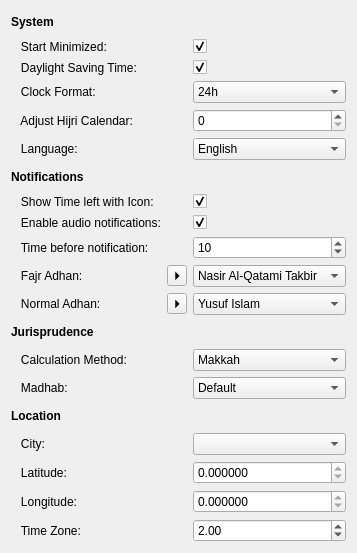
          <widget class="QWidget" name="scrollAreaWidgetContents">
           <property name="geometry">
            <rect>
             <x>0</x>
             <y>0</y>
             <width>356</width>
             <height>553</height>
            </rect>
           </property>
           <layout class="QGridLayout" name="gridLayout_2">
            <item row="0" column="0" colspan="3">
             <widget class="QLabel" name="sSystem">
              <property name="font">
               <font>
                <bold>true</bold>
               </font>
              </property>
              <property name="text">
               <string>System</string>
              </property>
             </widget>
            </item>
            <item row="20" column="0">
             <widget class="QLabel" name="sTZ">
              <property name="text">
               <string>   Time Zone:</string>
              </property>
             </widget>
            </item>
            <item row="15" column="0">
             <widget class="QLabel" name="sMadhab">
              <property name="text">
               <string>   Madhab:</string>
              </property>
             </widget>
            </item>
            <item row="3" column="0">
             <widget class="QLabel" name="sDST">
              <property name="text">
               <string>   Daylight Saving Time:</string>
              </property>
             </widget>
            </item>
            <item row="4" column="0">
             <widget class="QLabel" name="sCF">
              <property name="text">
               <string>   Clock Format:</string>
              </property>
             </widget>
            </item>
            <item row="6" column="0">
             <widget class="QLabel" name="sL">
              <property name="text">
               <string>   Language:</string>
              </property>
             </widget>
            </item>
            <item row="6" column="2">
             <widget class="QComboBox" name="sLc">
              <item>
               <property name="text">
                <string>English</string>
               </property>
              </item>
              <item>
               <property name="text">
                <string>Arabic</string>
               </property>
              </item>
              <item>
               <property name="text">
                <string>French</string>
               </property>
              </item>
              <item>
               <property name="text">
                <string>Spanish</string>
               </property>
              </item>
             </widget>
            </item>
            <item row="14" column="2">
             <widget class="QComboBox" name="sCMc">
              <item>
               <property name="text">
                <string>Makkah</string>
               </property>
              </item>
              <item>
               <property name="text">
                <string>Egypt</string>
               </property>
              </item>
              <item>
               <property name="text">
                <string>Karachi</string>
               </property>
              </item>
              <item>
               <property name="text">
                <string>ISNA</string>
               </property>
              </item>
              <item>
               <property name="text">
                <string>MWL</string>
               </property>
              </item>
             </widget>
            </item>
            <item row="19" column="2">
             <widget class="QDoubleSpinBox" name="sLongituded">
              <property name="readOnly">
               <bool>true</bool>
              </property>
              <property name="decimals">
               <number>6</number>
              </property>
              <property name="minimum">
               <double>-99.000000000000000</double>
              </property>
             </widget>
            </item>
            <item row="18" column="2">
             <widget class="QDoubleSpinBox" name="sLatituded">
              <property name="readOnly">
               <bool>true</bool>
              </property>
              <property name="decimals">
               <number>6</number>
              </property>
              <property name="minimum">
               <double>-99.000000000000000</double>
              </property>
             </widget>
            </item>
            <item row="5" column="0">
             <widget class="QLabel" name="sAHC">
              <property name="text">
               <string>   Adjust Hijri Calendar:</string>
              </property>
             </widget>
            </item>
            <item row="11" column="2">
             <widget class="QComboBox" name="sFAc">
              <item>
               <property name="text">
                <string>Nasir Al-Qatami Takbir</string>
               </property>
              </item>
              <item>
               <property name="text">
                <string>Muhammad Muhsen</string>
               </property>
              </item>
              <item>
               <property name="text">
                <string>Azzam Douik Takbir</string>
               </property>
              </item>
              <item>
               <property name="text">
                <string>Mishary Al-Afasy</string>
               </property>
              </item>
              <item>
               <property name="text">
                <string>Azzam Douik</string>
               </property>
              </item>
             </widget>
            </item>
            <item row="12" column="1">
             <widget class="QToolButton" name="sNAt">
              <property name="text">
               <string>⏵</string>
              </property>
             </widget>
            </item>
            <item row="12" column="0">
             <widget class="QLabel" name="sNA">
              <property name="text">
               <string>   Normal Adhan:</string>
              </property>
             </widget>
            </item>
            <item row="5" column="2">
             <widget class="QSpinBox" name="sAHCs">
              <property name="layoutDirection">
               <enum>Qt::LeftToRight</enum>
              </property>
              <property name="alignment">
               <set>Qt::AlignLeading|Qt::AlignLeft|Qt::AlignVCenter</set>
              </property>
             </widget>
            </item>
            <item row="7" column="0">
             <widget class="QLabel" name="sNotifications">
              <property name="font">
               <font>
                <bold>true</bold>
               </font>
              </property>
              <property name="text">
               <string>Notifications</string>
              </property>
             </widget>
            </item>
            <item row="11" column="0">
             <widget class="QLabel" name="sFA">
              <property name="text">
               <string>   Fajr Adhan:</string>
              </property>
             </widget>
            </item>
            <item row="9" column="2">
             <widget class="QCheckBox" name="sEANc">
              <property name="text">
               <string/>
              </property>
              <property name="checked">
               <bool>true</bool>
              </property>
             </widget>
            </item>
            <item row="1" column="0">
             <widget class="QLabel" name="sSM">
              <property name="text">
               <string>   Start Minimized:</string>
              </property>
             </widget>
            </item>
            <item row="10" column="0">
             <widget class="QLabel" name="sTBN">
              <property name="text">
               <string>   Time before notification:</string>
              </property>
             </widget>
            </item>
            <item row="10" column="2">
             <widget class="QSpinBox" name="sTBNs">
              <property name="value">
               <number>10</number>
              </property>
             </widget>
            </item>
            <item row="1" column="2">
             <widget class="QCheckBox" name="sSMc">
              <property name="text">
               <string/>
              </property>
              <property name="checked">
               <bool>true</bool>
              </property>
             </widget>
            </item>
            <item row="4" column="2">
             <widget class="QComboBox" name="sCFc">
              <item>
               <property name="text">
                <string>24h</string>
               </property>
              </item>
              <item>
               <property name="text">
                <string>12h</string>
               </property>
              </item>
             </widget>
            </item>
            <item row="14" column="0">
             <widget class="QLabel" name="sCM">
              <property name="text">
               <string>   Calculation Method:</string>
              </property>
             </widget>
            </item>
            <item row="11" column="1">
             <widget class="QToolButton" name="sFAt">
              <property name="text">
               <string>⏵</string>
              </property>
             </widget>
            </item>
            <item row="15" column="2">
             <widget class="QComboBox" name="sMadhabc">
              <item>
               <property name="text">
                <string>Default</string>
               </property>
              </item>
              <item>
               <property name="text">
                <string>Hanafi</string>
               </property>
              </item>
             </widget>
            </item>
            <item row="18" column="0">
             <widget class="QLabel" name="sLatitude">
              <property name="text">
               <string>   Latitude:</string>
              </property>
             </widget>
            </item>
            <item row="8" column="2">
             <widget class="QCheckBox" name="sSTIc">
              <property name="text">
               <string/>
              </property>
              <property name="checked">
               <bool>true</bool>
              </property>
             </widget>
            </item>
            <item row="12" column="2">
             <widget class="QComboBox" name="sNAc">
              <item>
               <property name="text">
                <string>Yusuf Islam</string>
               </property>
              </item>
              <item>
               <property name="text">
                <string>Essam Al-Khan</string>
               </property>
              </item>
              <item>
               <property name="text">
                <string>Nasir Al-Qatami Takbir</string>
               </property>
              </item>
              <item>
               <property name="text">
                <string>Nasir Al-Qatami</string>
               </property>
              </item>
              <item>
               <property name="text">
                <string>Azzam Douik Takbir</string>
               </property>
              </item>
              <item>
               <property name="text">
                <string>Mishary Al-Afasy</string>
               </property>
              </item>
              <item>
               <property name="text">
                <string>Al-Minshawi</string>
               </property>
              </item>
              <item>
               <property name="text">
                <string>Abdul Basit</string>
               </property>
              </item>
              <item>
               <property name="text">
                <string>Abdur Ra'uf</string>
               </property>
              </item>
             </widget>
            </item>
            <item row="20" column="2">
             <widget class="QDoubleSpinBox" name="sTZd">
              <property name="value">
               <double>2.000000000000000</double>
              </property>
             </widget>
            </item>
            <item row="9" column="0">
             <widget class="QLabel" name="sEAN">
              <property name="text">
               <string>   Enable audio notifications:</string>
              </property>
             </widget>
            </item>
            <item row="3" column="2">
             <widget class="QCheckBox" name="sDSTc">
              <property name="text">
               <string/>
              </property>
              <property name="checked">
               <bool>true</bool>
              </property>
             </widget>
            </item>
            <item row="19" column="0">
             <widget class="QLabel" name="sLongitude">
              <property name="text">
               <string>   Longitude:</string>
              </property>
             </widget>
            </item>
            <item row="13" column="0">
             <widget class="QLabel" name="sJurisprudence">
              <property name="font">
               <font>
                <bold>true</bold>
               </font>
              </property>
              <property name="text">
               <string>Jurisprudence</string>
              </property>
             </widget>
            </item>
            <item row="8" column="0">
             <widget class="QLabel" name="sSTI">
              <property name="text">
               <string>   Show Time left with Icon:</string>
              </property>
             </widget>
            </item>
            <item row="16" column="0">
             <widget class="QLabel" name="sLocation">
              <property name="font">
               <font>
                <bold>true</bold>
               </font>
              </property>
              <property name="text">
               <string>Location</string>
              </property>
             </widget>
            </item>
            <item row="17" column="0">
             <widget class="QLabel" name="sCity">
              <property name="text">
               <string>   City:</string>
              </property>
             </widget>
            </item>
            <item row="17" column="2">
             <widget class="QComboBox" name="sCc"/>
            </item>
           </layout>
          </widget>
